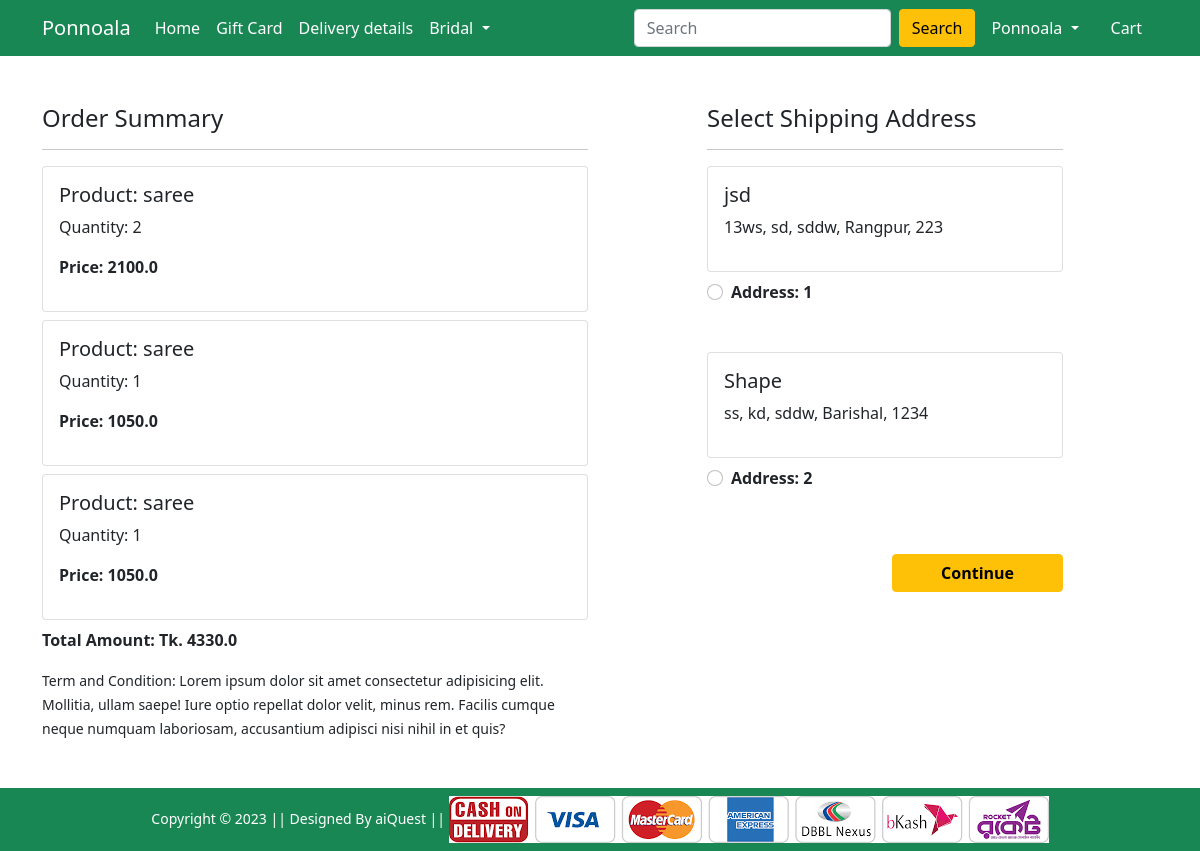
Page /checkout/ (signed in) on the earlier database version.
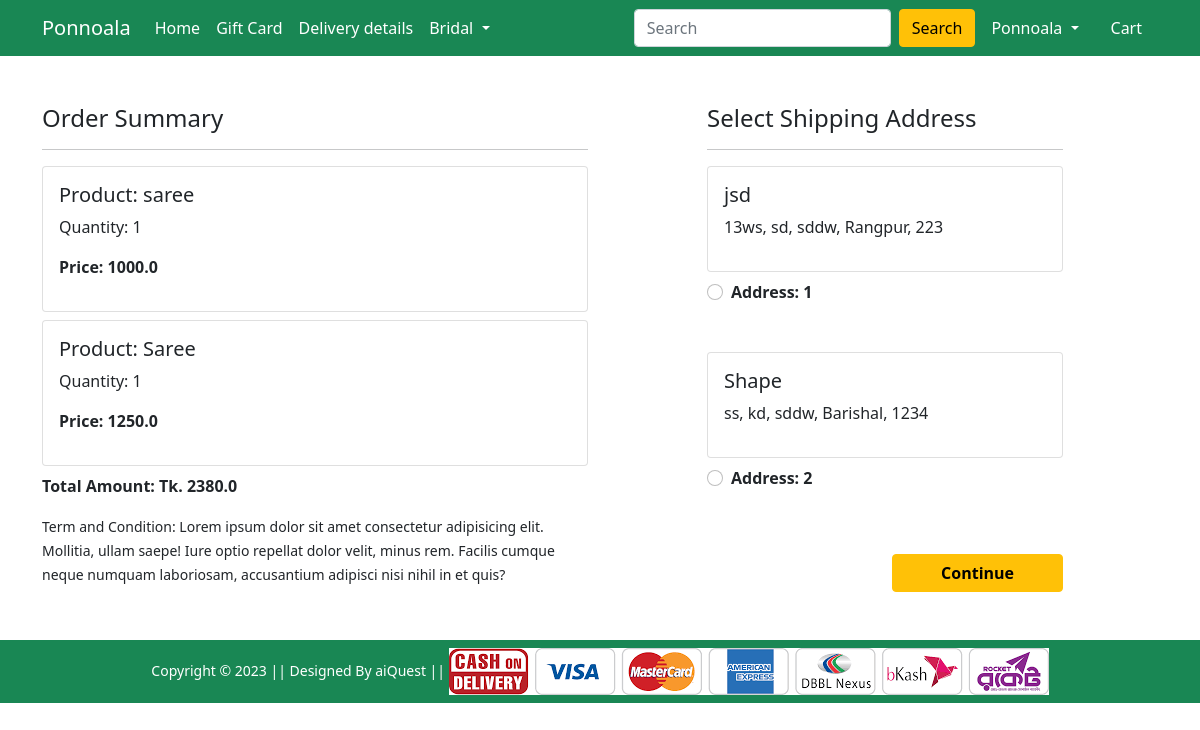
Same page on the later database version.
### Shop/models.py (models this page shows, shortened)
class Cart(models.Model):
    user = models.ForeignKey(User, on_delete=models.CASCADE)
    product = models.ForeignKey(Product, on_delete=models.CASCADE)
    quantity = models.PositiveIntegerField(default=1)
    @property
    def total_cost(self):
        return self.quantity * self.product.discounted_price

class Product(models.Model):
    title = models.CharField(max_length=100)
    selling_price = models.FloatField()
    discounted_price = models.FloatField()
    description = models.TextField()
    brand = models.CharField(max_length=100)
    category = models.CharField(choices=CATEGORY_CHOICES,max_length=2)
    product_image = models.ImageField(upload_to='productimg')

class Customer(models.Model):
    user = models.ForeignKey(User, on_delete=models.CASCADE)
    name = models.CharField(max_length=200)
    division = models.CharField(choices=DIVISION_CHOICES, max_length=50)
    district = models.CharField(max_length=200)
    thana = models.CharField(max_length=50)
    villorroad = models.CharField(max_length=50)
    zipcode = models.IntegerField()

### Shop/views.py (the view)
# urls.py: path('checkout/', views.checkout, name='checkout'),
@login_required
def checkout(request):
 user=request.user
 add=Customer.objects.filter(user=user)
 cart_items=Cart.objects.filter(user=user)
 amount=0.0
 shipping_amount=130.0
 totalamount=0.0
 cart_product=[p for p in Cart.objects.all() if p.user==user]
 for p in cart_product:
    tempamount=(p.quantity * p.product.discounted_price)
    amount+=tempamount
    totalamount=amount+shipping_amount
 return render(request, 'Shop/checkout.html',{'add':add,'totalamount':totalamount,'cart_items':cart_items})

### Shop/templates/Shop/checkout.html (shortened to what this page needs)
{% extends 'Shop/base.html' %}
{% load static %}
{% block main-content %}
<div class="container">
    <div class="row mt-5">
        <div class="col-sm-6">
            <h4>Order Summary</h4>
            <hr>
            {% for item in cart_items %}
            <div class="card mb-2">
                <div class="card-body">
                    <h5>Product: {{ item.product.title }}</h5>
                    <p>Quantity: {{ item.quantity }}</p>
                    <p class="fw-bold">Price: {{ item.total_cost }}</p>
                </div>
            </div>
            {% endfor %}
            <p class="fw-bold">Total Amount: Tk. {{ totalamount }}</p>
            <small>Term and Condition: Lorem ipsum dolor sit amet consectetur adipisicing elit. Mollitia, ullam saepe!
                Iure optio repellat dolor velit, minus rem. Facilis cumque neque numquam laboriosam, accusantium
                adipisci nisi nihil in et quis?</small>
        </div>
        <div class="col-sm-4 offset-sm-1">
            <h4>Select Shipping Address</h4>
            <hr>
            <form action="/paymentdone">
                {% for ad in add %}
                <div class="card">
                    <div class="card-body">
                        <h5>{{ ad.name }}</h5>
                        <p>{{ ad.villorroad }}, {{ ad.thana }}, {{ ad.district }}, {{ ad.division }}, {{ ad.zipcode }}</p>
                    </div>
                </div>
                <div class="form-check mt-2 mb-5">
                    <input class="form-check-input" type="radio" name='custid' id="custadd{{ forloop.counter }}" value="{{ ad.id }}" required>
                    <label class="form-check-label fw-bold" for="">
                        Address: {{forloop.counter}} </label>
                </div>
                {% endfor %}
                <div class="text-end">
                    <button type="submit" class="btn btn-warning mt-3 px-5 fw-bold">Continue</button>
                </div>
            </form>
        </div>
    </div>
</div>
{% endblock main-content %}

Differences in the rows shown:
removed Cart: product "saree", quantity "2", total_cost "2100.0"
removed Cart: product "saree", quantity "1", total_cost "1050.0"
removed Cart: product "saree", quantity "1", total_cost "1050.0"
added Cart: product "saree", quantity "1", total_cost "1000.0"
added Cart: product "Saree", quantity "1", total_cost "1250.0"
Other differences:
{{ totalamount }}: "4330.0" → "2380.0"
